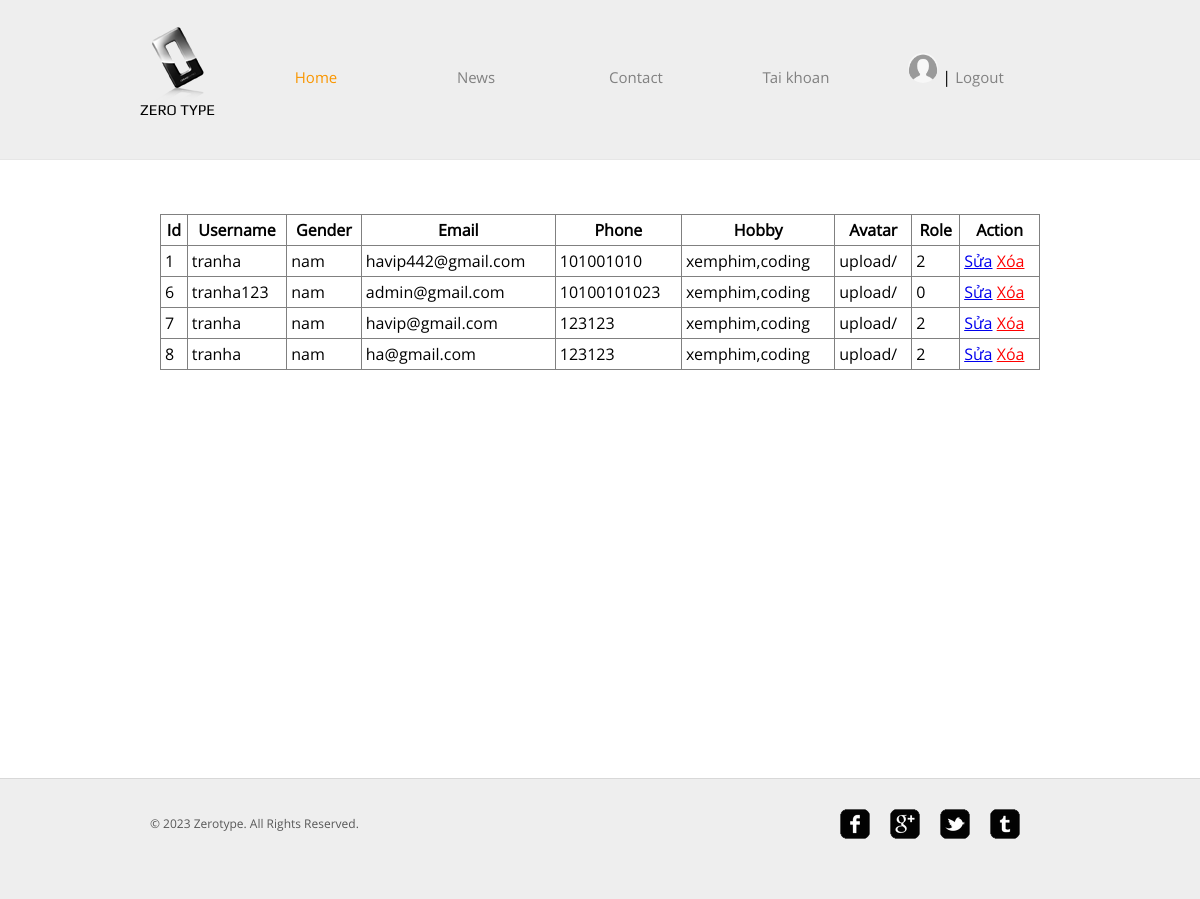
The page /taikhoan.php (signed in) on the database its author committed.
### tables this page shows
CREATE TABLE `users` (
  `id` int(11) NOT NULL,
  `username` char(100) NOT NULL,
  `gender` char(3) NOT NULL,
  `email` char(100) NOT NULL,
  `phone` char(100) NOT NULL,
  `password` char(100) NOT NULL,
  `hobby` char(100) NOT NULL,
  `avatar` char(100) NOT NULL,
  `role` int(11) DEFAULT 2
);

### src/control.php (called while the page is built, shortened)
<?php
include 'connect.php';
class Data
{
  public function select_user($email)
  {
    global $conn;
    if ($email == 'all') {
      $sql = "SELECT * FROM users";
    } else {
      $sql = "SELECT * FROM users WHERE email = '$email'";
    }
    $run = mysqli_query($conn, $sql);
    return $run;
  }
}

### taikhoan.php (the view, shortened to what this page needs)
<?php session_start();
include 'src/control.php';
?>
<!DOCTYPE html>
<html>
<head>
  <link rel="stylesheet" href="css/style.css" type="text/css">
  <link rel="stylesheet" href="css/main.css">
</head>
<body>
  <div id="background">
    <div id="page">
      <?php include 'src/header.php' ?>
      <div id="contents">
        <div class="box">
          <div>
            <div class="body">
              <table border="1" cellpadding="4" cellspacing="0" style="border-collapse: collapse;">
                <thead>
                  <tr>
                    <th>Id</th>
                    <th>Username</th>
                    <th>Gender</th>
                    <th>Email</th>
                    <th>Phone</th>
                    <th>Hobby</th>
                    <th>Avatar</th>
                    <th>Role</th>
                    <th>Action</th>
                  </tr>
                </thead>
                <tbody>
                  <?php
                  $r = $data->select_user('all');
                  while ($row = mysqli_fetch_assoc($r)) {
                    echo "<tr>";
                    echo "
                    <td>{$row['id']}</td>
                    <td>{$row['username']}</td>
                    <td>{$row['gender']}</td>
                    <td>{$row['email']}</td>
                    <td>{$row['phone']}</td>
                    <td>{$row['hobby']}</td>
                    <td>{$row['avatar']}</td>
                    <td>{$row['role']}</td>
                    ";
                    echo "<td>
                      <a href='update.php?id={$row['id']}'>Sửa</a>
                      <a class='delete-btn' href='delete_user.php?id={$row['id']}'>Xóa</a>
                    </td>";
                    echo "</tr>";
                  }
                  ?>
                </tbody>
              </table>
            </div>
          </div>
        </div>
      </div>
    </div>
    <?php include 'src/footer.php' ?>
  </div>
</body>
</html>

### src/header.php (shortened to what this page needs)
<?php
include_once 'connect.php';
include_once 'control.php';
$data = new Data();
if (!empty($_SESSION['user'])) {
	$result = $data->select_user($_SESSION['user']);
	$user = mysqli_fetch_assoc($result);
}
?>
<div id="header">
	<div>
		<div class="logo">
			<a href="index.php">Zero Type</a>
		</div>
		<ul id="navigation">
			<li class="active">
				<a href="index.php">Home</a>
			</li>
			<li>
				<a href="news.php">News</a>
			</li>
			<li>
				<a href="contact.php">Contact</a>
			</li>
			<li>
				<a href="taikhoan.php">Tai khoan</a>
			</li>
			<li>
				<?php if (empty($_SESSION['user'])) { ?>
						<a href="login.php">Login</a> |
						<a href="register.php">Register</a>
				<?php } else {
					echo "<div>";
					if (!empty($user['avatar'])) {
						echo "<a href='update.php'><img style='width: 30px;height: 30px;border-radius: 50%;' src='{$user['avatar']}' onerror='onLoadAvatarErr(this)' /></a>";
					}
				?> |
					<a href="logout.php">Logout</a>
				<?php echo "</div>";
				} ?>
			</li>
		</ul>
	</div>
</div>

### src/footer.php
<div id="footer">
		<div class="clearfix">
			<div id="connect">
				<a href="http://freewebsitetemplates.com/go/facebook/" target="_blank" class="facebook"></a><a href="http://freewebsitetemplates.com/go/googleplus/" target="_blank" class="googleplus"></a><a href="http://freewebsitetemplates.com/go/twitter/" target="_blank" class="twitter"></a><a href="http://www.freewebsitetemplates.com/misc/contact/" target="_blank" class="tumbler"></a>
			</div>
			<p>
				© 2023 Zerotype. All Rights Reserved.
			</p>
		</div>
	</div>

### css/style.css (style rules this page uses)
body { background-color: #fff; font-family: 'OpenSans'; margin: 0; }
img { border: 0; }
.clearfix:after, #contents:after { clear:both; content:""; display:block; height:1%; line-height:0; visibility:hidden; }
#header { background-color: #eee; border-bottom: 1px solid #e6e6e6; padding: 27px 0; }
#header > div, #footer > div { width: 920px; margin: 0 auto; padding: 0 20px; }
#header .logo { float: left; margin-right: 20px; }
#header .logo a { background: url(../images/logo.png) no-repeat center top; color: #000; display: block; font: 15px/30px 'Play'; height: 20px; width: 76px; padding-top: 68px; text-decoration: none; text-transform: uppercase; }
#navigation { display: inline-block; list-style: none; line-height: 100px; margin: 0; padding: 0; }
#navigation li { float: left; width: 160px; text-align: center; }
#navigation li a { color: #818181; font-size: 15px; line-height: 30px; text-decoration: none; }
#navigation li.active a { color: #f99600; }
#contents { min-height: 510px; width: 880px; margin: 0 auto; padding: 54px 40px; }
p { color: #585858; font-size: 16px; line-height: 24px; margin: 0 0 30px; }
#footer { background-color: #eee; border-top: 1px solid #d8d8d8; padding: 30px 0; }
#footer p { font-size: 12px; line-height: 30px; padding-left: 10px; }
#connect { float: right; display: inline-block; margin-right: 30px; }
#connect a { background: url(../images/icons.png) no-repeat; display: inline-block; height: 30px; width: 30px; margin: 0 10px; }
#connect a.googleplus { background-position: 0 -40px; }
#connect a.twitter { background-position: 0 -80px; }
#connect a.tumbler { background-position: 0 -120px; }

### css/main.css (style rules this page uses)
.delete-btn { color: red; }

### taikhoan.php (style rules this page uses)
.body table { width: 100%; }

### rows shown on the page
users: avatar (placeholder picture), id "6", username "tranha123", gender "nam", email "admin@gmail.com", phone "10100101023", hobby "xemphim,coding", avatar "upload/", role "0"
users: id "1", username "tranha", gender "nam", email "havip442@gmail.com", phone "101001010", hobby "xemphim,coding", avatar "upload/", role "2"
users: id "7", username "tranha", gender "nam", email "havip@gmail.com", phone "123123", hobby "xemphim,coding", avatar "upload/", role "2"
users: id "8", username "tranha", gender "nam", email "ha@gmail.com", phone "123123", hobby "xemphim,coding", avatar "upload/", role "2"
